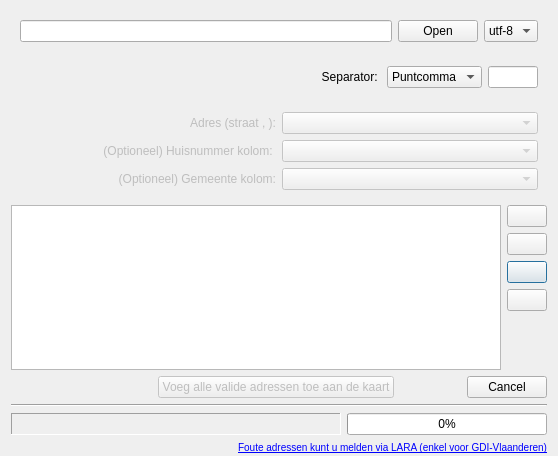
<?xml version="1.0" encoding="UTF-8"?>
<ui version="4.0">
 <author>Kay Warrie</author>
 <class>batchGeocodeDlg</class>
 <widget class="QDialog" name="batchGeocodeDlg">
  <property name="geometry">
   <rect>
    <x>0</x>
    <y>0</y>
    <width>558</width>
    <height>456</height>
   </rect>
  </property>
  <property name="contextMenuPolicy">
   <enum>Qt::DefaultContextMenu</enum>
  </property>
  <property name="windowTitle">
   <string>CSV-adresbestanden geocoderen</string>
  </property>
  <property name="windowIcon">
   <iconset resource="resources.qrc">
    <normaloff>:/plugins/geopunt4Qgis/images/geopuntBatchgeocodeSmall.png</normaloff>:/plugins/geopunt4Qgis/images/geopuntBatchgeocodeSmall.png</iconset>
  </property>
  <property name="windowOpacity">
   <double>1.000000000000000</double>
  </property>
  <property name="sizeGripEnabled">
   <bool>false</bool>
  </property>
  <layout class="QVBoxLayout" name="verticalLayout">
   <property name="bottomMargin">
    <number>2</number>
   </property>
   <item>
    <widget class="QWidget" name="inputWgt" native="true">
     <layout class="QHBoxLayout" name="horizontalLayout">
      <item>
       <widget class="QLineEdit" name="inputTxt">
        <property name="enabled">
         <bool>true</bool>
        </property>
        <property name="minimumSize">
         <size>
          <width>200</width>
          <height>0</height>
         </size>
        </property>
       </widget>
      </item>
      <item>
       <widget class="QPushButton" name="inputBtn">
        <property name="sizePolicy">
         <sizepolicy hsizetype="Minimum" vsizetype="Fixed">
          <horstretch>0</horstretch>
          <verstretch>0</verstretch>
         </sizepolicy>
        </property>
        <property name="text">
         <string>Open</string>
        </property>
        <property name="autoDefault">
         <bool>false</bool>
        </property>
        <property name="default">
         <bool>false</bool>
        </property>
        <property name="flat">
         <bool>false</bool>
        </property>
       </widget>
      </item>
      <item>
       <widget class="QComboBox" name="codecBox">
        <property name="sizePolicy">
         <sizepolicy hsizetype="Minimum" vsizetype="Fixed">
          <horstretch>0</horstretch>
          <verstretch>0</verstretch>
         </sizepolicy>
        </property>
        <item>
         <property name="text">
          <string>utf-8</string>
         </property>
        </item>
        <item>
         <property name="text">
          <string>ansi</string>
         </property>
        </item>
       </widget>
      </item>
     </layout>
    </widget>
   </item>
   <item>
    <widget class="QWidget" name="delimWgt" native="true">
     <layout class="QHBoxLayout" name="horizontalLayout_2">
      <item>
       <widget class="QLabel" name="label_1">
        <property name="sizePolicy">
         <sizepolicy hsizetype="Expanding" vsizetype="Maximum">
          <horstretch>0</horstretch>
          <verstretch>0</verstretch>
         </sizepolicy>
        </property>
        <property name="text">
         <string>Separator: </string>
        </property>
        <property name="alignment">
         <set>Qt::AlignRight|Qt::AlignTrailing|Qt::AlignVCenter</set>
        </property>
        <property name="buddy">
         <cstring>delimSelect</cstring>
        </property>
       </widget>
      </item>
      <item>
       <widget class="QComboBox" name="delimSelect">
        <property name="sizePolicy">
         <sizepolicy hsizetype="Minimum" vsizetype="Minimum">
          <horstretch>0</horstretch>
          <verstretch>0</verstretch>
         </sizepolicy>
        </property>
        <item>
         <property name="text">
          <string>Puntcomma</string>
         </property>
        </item>
        <item>
         <property name="text">
          <string>Comma</string>
         </property>
        </item>
        <item>
         <property name="text">
          <string>Tab</string>
         </property>
        </item>
        <item>
         <property name="text">
          <string>Ander: </string>
         </property>
        </item>
       </widget>
      </item>
      <item>
       <widget class="QLineEdit" name="delimEdit">
        <property name="sizePolicy">
         <sizepolicy hsizetype="Minimum" vsizetype="Fixed">
          <horstretch>0</horstretch>
          <verstretch>0</verstretch>
         </sizepolicy>
        </property>
        <property name="maximumSize">
         <size>
          <width>50</width>
          <height>16777215</height>
         </size>
        </property>
        <property name="text">
         <string/>
        </property>
        <property name="alignment">
         <set>Qt::AlignCenter</set>
        </property>
       </widget>
      </item>
     </layout>
    </widget>
   </item>
   <item>
    <widget class="QWidget" name="adresWgt" native="true">
     <property name="enabled">
      <bool>false</bool>
     </property>
     <property name="sizePolicy">
      <sizepolicy hsizetype="Preferred" vsizetype="Minimum">
       <horstretch>0</horstretch>
       <verstretch>0</verstretch>
      </sizepolicy>
     </property>
     <layout class="QVBoxLayout" name="verticalLayout_2">
      <item>
       <layout class="QHBoxLayout" name="horizontalLayout_4">
        <item>
         <widget class="QLabel" name="label_2">
          <property name="sizePolicy">
           <sizepolicy hsizetype="Expanding" vsizetype="Minimum">
            <horstretch>0</horstretch>
            <verstretch>0</verstretch>
           </sizepolicy>
          </property>
          <property name="text">
           <string>Adres (straat &lt;huisnr&gt;, &lt;gemeente&gt;):</string>
          </property>
          <property name="alignment">
           <set>Qt::AlignRight|Qt::AlignTrailing|Qt::AlignVCenter</set>
          </property>
          <property name="buddy">
           <cstring>adresColSelect</cstring>
          </property>
         </widget>
        </item>
        <item>
         <widget class="QComboBox" name="adresColSelect">
          <property name="sizePolicy">
           <sizepolicy hsizetype="Expanding" vsizetype="Preferred">
            <horstretch>0</horstretch>
            <verstretch>0</verstretch>
           </sizepolicy>
          </property>
         </widget>
        </item>
       </layout>
      </item>
      <item>
       <layout class="QHBoxLayout" name="horizontalLayout_6">
        <item>
         <widget class="QLabel" name="label_3">
          <property name="text">
           <string>(Optioneel) Huisnummer kolom: </string>
          </property>
          <property name="alignment">
           <set>Qt::AlignRight|Qt::AlignTrailing|Qt::AlignVCenter</set>
          </property>
          <property name="buddy">
           <cstring>huisnrSelect</cstring>
          </property>
         </widget>
        </item>
        <item>
         <widget class="QComboBox" name="huisnrSelect"/>
        </item>
       </layout>
      </item>
      <item>
       <layout class="QHBoxLayout" name="horizontalLayout_3">
        <item>
         <widget class="QLabel" name="label">
          <property name="sizePolicy">
           <sizepolicy hsizetype="Expanding" vsizetype="Preferred">
            <horstretch>0</horstretch>
            <verstretch>0</verstretch>
           </sizepolicy>
          </property>
          <property name="text">
           <string>(Optioneel) Gemeente kolom:</string>
          </property>
          <property name="alignment">
           <set>Qt::AlignRight|Qt::AlignTrailing|Qt::AlignVCenter</set>
          </property>
          <property name="buddy">
           <cstring>gemeenteColSelect</cstring>
          </property>
         </widget>
        </item>
        <item>
         <widget class="QComboBox" name="gemeenteColSelect">
          <property name="sizePolicy">
           <sizepolicy hsizetype="Expanding" vsizetype="Fixed">
            <horstretch>0</horstretch>
            <verstretch>0</verstretch>
           </sizepolicy>
          </property>
         </widget>
        </item>
       </layout>
      </item>
     </layout>
    </widget>
   </item>
   <item>
    <widget class="QFrame" name="tlFrame">
     <property name="frameShape">
      <enum>QFrame::NoFrame</enum>
     </property>
     <property name="frameShadow">
      <enum>QFrame::Plain</enum>
     </property>
     <layout class="QGridLayout" name="gridLayout">
      <property name="margin">
       <number>0</number>
      </property>
      <item row="2" column="1">
       <widget class="QPushButton" name="zoomToSelBtn">
        <property name="sizePolicy">
         <sizepolicy hsizetype="Fixed" vsizetype="Fixed">
          <horstretch>0</horstretch>
          <verstretch>0</verstretch>
         </sizepolicy>
        </property>
        <property name="toolTip">
         <string>Zoom naar selectie</string>
        </property>
        <property name="text">
         <string/>
        </property>
        <property name="icon">
         <iconset resource="resources.qrc">
          <normaloff>:/plugins/geopunt4Qgis/images/binocularsSmall.png</normaloff>:/plugins/geopunt4Qgis/images/binocularsSmall.png</iconset>
        </property>
       </widget>
      </item>
      <item row="4" column="1">
       <spacer name="verticalSpacer">
        <property name="orientation">
         <enum>Qt::Vertical</enum>
        </property>
        <property name="sizeHint" stdset="0">
         <size>
          <width>20</width>
          <height>40</height>
         </size>
        </property>
       </spacer>
      </item>
      <item row="1" column="1">
       <widget class="QPushButton" name="validateSelBtn">
        <property name="toolTip">
         <string>Valideer selectie</string>
        </property>
        <property name="text">
         <string/>
        </property>
        <property name="icon">
         <iconset resource="resources.qrc">
          <normaloff>:/plugins/geopunt4Qgis/images/select.png</normaloff>:/plugins/geopunt4Qgis/images/select.png</iconset>
        </property>
       </widget>
      </item>
      <item row="0" column="1">
       <widget class="QPushButton" name="validateBtn">
        <property name="sizePolicy">
         <sizepolicy hsizetype="Minimum" vsizetype="Minimum">
          <horstretch>0</horstretch>
          <verstretch>0</verstretch>
         </sizepolicy>
        </property>
        <property name="toolTip">
         <string>Valideer alle Adressen</string>
        </property>
        <property name="text">
         <string/>
        </property>
        <property name="icon">
         <iconset resource="resources.qrc">
          <normaloff>:/plugins/geopunt4Qgis/images/validAll.png</normaloff>:/plugins/geopunt4Qgis/images/validAll.png</iconset>
        </property>
        <property name="autoDefault">
         <bool>true</bool>
        </property>
       </widget>
      </item>
      <item row="0" column="0" rowspan="6">
       <widget class="QTableWidget" name="outPutTbl">
        <property name="contextMenuPolicy">
         <enum>Qt::ActionsContextMenu</enum>
        </property>
        <property name="selectionMode">
         <enum>QAbstractItemView::ExtendedSelection</enum>
        </property>
        <property name="selectionBehavior">
         <enum>QAbstractItemView::SelectRows</enum>
        </property>
        <property name="sortingEnabled">
         <bool>true</bool>
        </property>
       </widget>
      </item>
      <item row="3" column="1">
       <widget class="QPushButton" name="adresFromMapBtn">
        <property name="toolTip">
         <string>Prik locatie op kaart</string>
        </property>
        <property name="text">
         <string/>
        </property>
        <property name="icon">
         <iconset resource="resources.qrc">
          <normaloff>:/plugins/geopunt4Qgis/images/prik.png</normaloff>:/plugins/geopunt4Qgis/images/prik.png</iconset>
        </property>
       </widget>
      </item>
     </layout>
    </widget>
   </item>
   <item>
    <layout class="QHBoxLayout" name="horizontalLayout_9">
     <item>
      <spacer name="horizontalSpacer_2">
       <property name="orientation">
        <enum>Qt::Horizontal</enum>
       </property>
       <property name="sizeHint" stdset="0">
        <size>
         <width>40</width>
         <height>20</height>
        </size>
       </property>
      </spacer>
     </item>
     <item>
      <widget class="QPushButton" name="addToMapKnop">
       <property name="enabled">
        <bool>false</bool>
       </property>
       <property name="text">
        <string>Voeg alle valide adressen toe aan de kaart</string>
       </property>
       <property name="checkable">
        <bool>false</bool>
       </property>
       <property name="autoDefault">
        <bool>true</bool>
       </property>
       <property name="default">
        <bool>false</bool>
       </property>
       <property name="flat">
        <bool>false</bool>
       </property>
      </widget>
     </item>
     <item>
      <widget class="QDialogButtonBox" name="buttonBox">
       <property name="sizePolicy">
        <sizepolicy hsizetype="Minimum" vsizetype="Minimum">
         <horstretch>0</horstretch>
         <verstretch>0</verstretch>
        </sizepolicy>
       </property>
       <property name="orientation">
        <enum>Qt::Horizontal</enum>
       </property>
       <property name="standardButtons">
        <set>QDialogButtonBox::Cancel</set>
       </property>
      </widget>
     </item>
    </layout>
   </item>
   <item>
    <widget class="Line" name="line">
     <property name="orientation">
      <enum>Qt::Horizontal</enum>
     </property>
    </widget>
   </item>
   <item>
    <widget class="QWidget" name="statusBar" native="true">
     <property name="autoFillBackground">
      <bool>false</bool>
     </property>
     <layout class="QHBoxLayout" name="horizontalLayout_8">
      <property name="margin">
       <number>0</number>
      </property>
      <item>
       <widget class="QLabel" name="statusMsg">
        <property name="frameShape">
         <enum>QFrame::Panel</enum>
        </property>
        <property name="frameShadow">
         <enum>QFrame::Sunken</enum>
        </property>
        <property name="text">
         <string/>
        </property>
        <property name="alignment">
         <set>Qt::AlignRight|Qt::AlignTrailing|Qt::AlignVCenter</set>
        </property>
       </widget>
      </item>
      <item>
       <widget class="QProgressBar" name="statusProgress">
        <property name="sizePolicy">
         <sizepolicy hsizetype="Fixed" vsizetype="Fixed">
          <horstretch>0</horstretch>
          <verstretch>0</verstretch>
         </sizepolicy>
        </property>
        <property name="minimumSize">
         <size>
          <width>200</width>
          <height>0</height>
         </size>
        </property>
        <property name="maximum">
         <number>10</number>
        </property>
        <property name="value">
         <number>0</number>
        </property>
        <property name="textVisible">
         <bool>true</bool>
        </property>
        <property name="invertedAppearance">
         <bool>false</bool>
        </property>
        <property name="textDirection">
         <enum>QProgressBar::TopToBottom</enum>
        </property>
       </widget>
      </item>
     </layout>
    </widget>
   </item>
   <item>
    <widget class="QLabel" name="laraLbl">
     <property name="text">
      <string>&lt;small&gt;&lt;a href=&quot;http://crab.agiv.be/Lara&quot;&gt;Foute adressen kunt u melden via LARA (enkel voor GDI-Vlaanderen)&lt;/a&gt;&lt;/small&gt;</string>
     </property>
     <property name="alignment">
      <set>Qt::AlignBottom|Qt::AlignRight|Qt::AlignTrailing</set>
     </property>
     <property name="margin">
      <number>-1</number>
     </property>
     <property name="openExternalLinks">
      <bool>true</bool>
     </property>
    </widget>
   </item>
  </layout>
  <action name="actionAddValidToMap">
   <property name="icon">
    <iconset resource="resources.qrc">
     <normaloff>:/plugins/geopunt4Qgis/images/qgis-icon-16x16.png</normaloff>:/plugins/geopunt4Qgis/images/qgis-icon-16x16.png</iconset>
   </property>
   <property name="text">
    <string>Voeg alle valide adressen toe aan de kaart</string>
   </property>
  </action>
  <action name="actionValidateSelection">
   <property name="icon">
    <iconset resource="resources.qrc">
     <normaloff>:/plugins/geopunt4Qgis/images/select.png</normaloff>:/plugins/geopunt4Qgis/images/select.png</iconset>
   </property>
   <property name="text">
    <string>Valideer selectie</string>
   </property>
  </action>
  <action name="actionValidateAll">
   <property name="icon">
    <iconset resource="resources.qrc">
     <normaloff>:/plugins/geopunt4Qgis/images/validAll.png</normaloff>:/plugins/geopunt4Qgis/images/validAll.png</iconset>
   </property>
   <property name="text">
    <string>Valideer alle Adressen</string>
   </property>
  </action>
  <action name="actionZoomToSelection">
   <property name="icon">
    <iconset resource="resources.qrc">
     <normaloff>:/plugins/geopunt4Qgis/images/binocularsSmall.png</normaloff>:/plugins/geopunt4Qgis/images/binocularsSmall.png</iconset>
   </property>
   <property name="text">
    <string>Zoom naar selectie</string>
   </property>
  </action>
  <action name="adresFromMapAction">
   <property name="icon">
    <iconset resource="resources.qrc">
     <normaloff>:/plugins/geopunt4Qgis/images/geopuntReverse.png</normaloff>:/plugins/geopunt4Qgis/images/geopuntReverse.png</iconset>
   </property>
   <property name="text">
    <string>Prik locatie op Kaart</string>
   </property>
   <property name="toolTip">
    <string>Prik locatie op Kaart</string>
   </property>
  </action>
  <zorder>inputWgt</zorder>
  <zorder>delimWgt</zorder>
  <zorder>adresWgt</zorder>
  <zorder>statusBar</zorder>
  <zorder>line</zorder>
  <zorder>tlFrame</zorder>
  <zorder>laraLbl</zorder>
 </widget>
 <resources>
  <include location="resources.qrc"/>
 </resources>
 <connections>
  <connection>
   <sender>buttonBox</sender>
   <signal>rejected()</signal>
   <receiver>batchGeocodeDlg</receiver>
   <slot>reject()</slot>
   <hints>
    <hint type="sourcelabel">
     <x>552</x>
     <y>404</y>
    </hint>
    <hint type="destinationlabel">
     <x>270</x>
     <y>224</y>
    </hint>
   </hints>
  </connection>
  <connection>
   <sender>zoomToSelBtn</sender>
   <signal>clicked()</signal>
   <receiver>actionZoomToSelection</receiver>
   <slot>trigger()</slot>
   <hints>
    <hint type="sourcelabel">
     <x>409</x>
     <y>228</y>
    </hint>
    <hint type="destinationlabel">
     <x>-1</x>
     <y>-1</y>
    </hint>
   </hints>
  </connection>
 </connections>
</ui>
